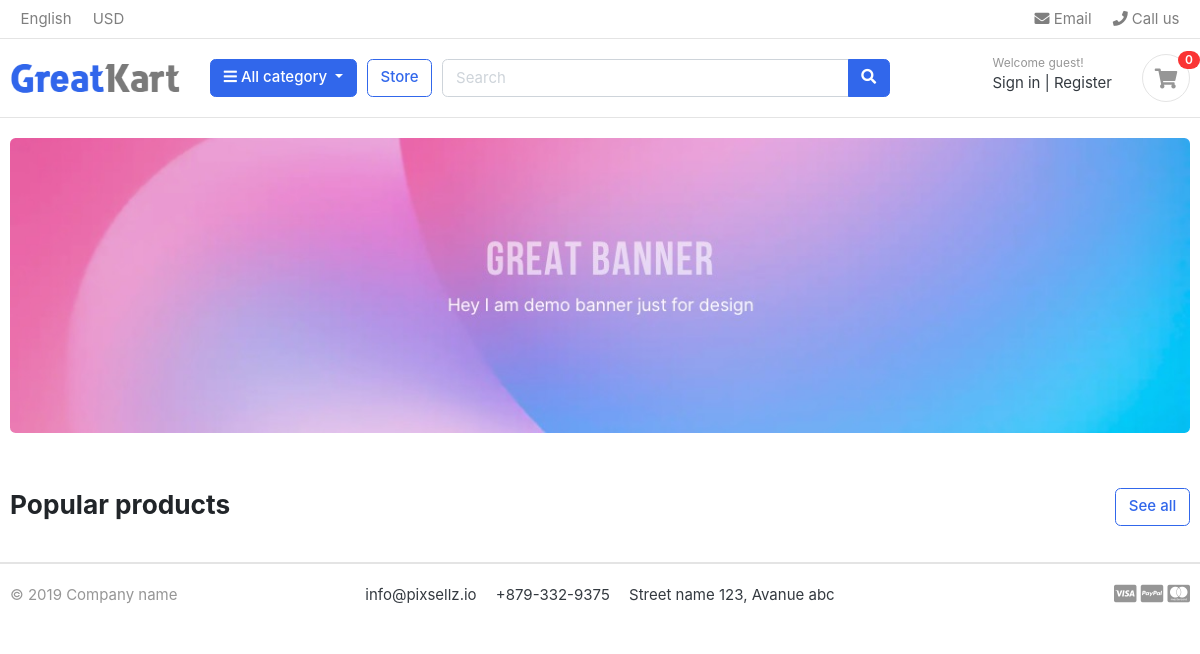
Before: / with the older database file.
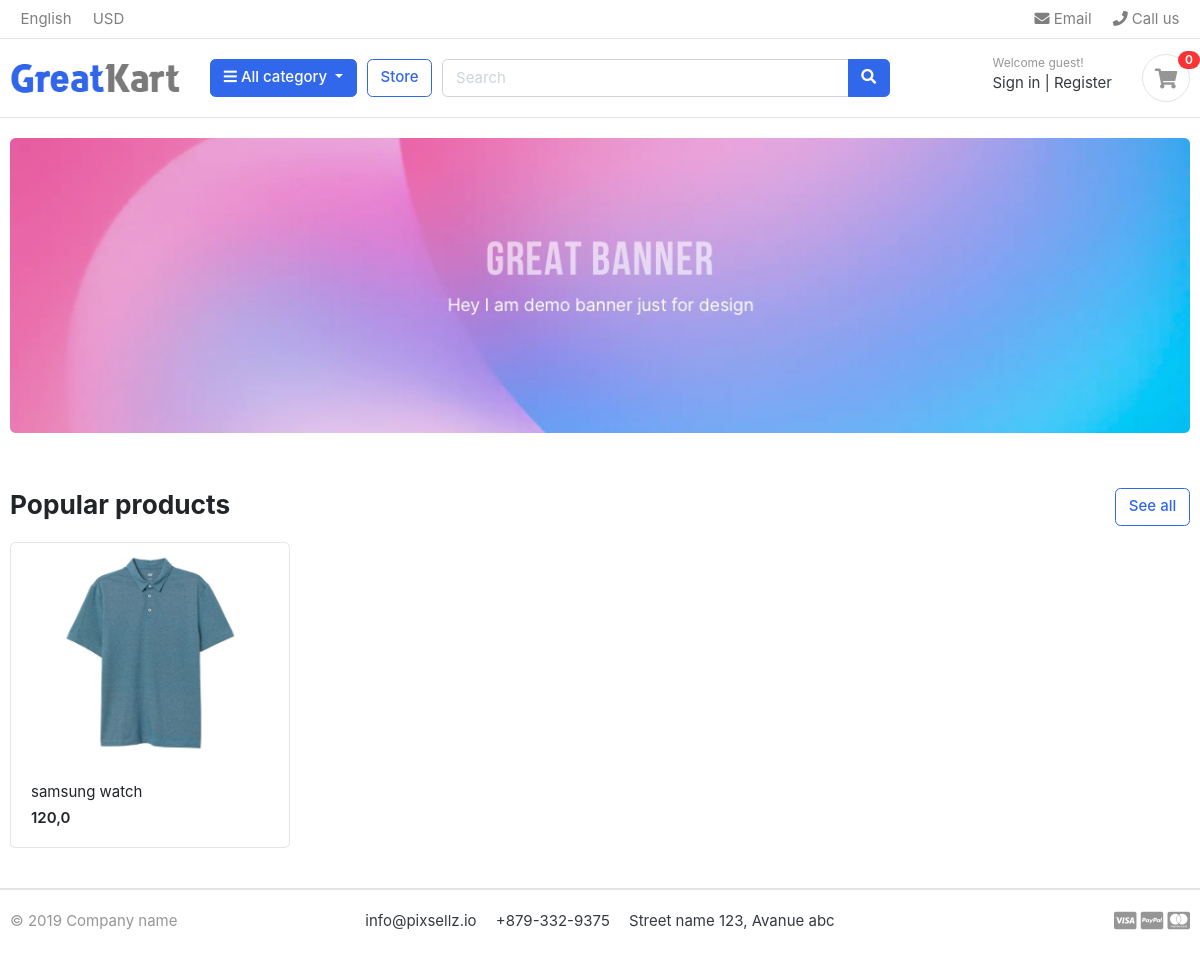
After: the same page with the newer database file.
### app_core/models.py (models this page shows, shortened)
class Item(models.Model):
    title = models.CharField(max_length=100)
    price = models.FloatField()
    category_item = models.CharField(choices=CATEGORY_CHOICES, max_length=2)
    label_item = models.CharField(choices = LABEL_CHOICES, max_length=2)
    slug_item = models.SlugField()

### app_core/views.py (the view)
# urls.py: path('', list_items, name='home-view'),
def list_items(request):
    context = {
        'items': Item.objects.all()
    }
    return render(request, 'index.html', context)

### templates/index.html
{% extends 'base.html' %}
{% load static %}
{% block content %}
<section class="section-intro padding-y-sm">
<div class="container">
<div class="intro-banner-wrap">
	<img src="{% static 'images/banners/1.jpg' %}" class="img-fluid rounded">
</div>
</div>
</section>
<section class="section-name padding-y-sm">
<div class="container">
<header class="section-heading">
	<a href="./store.html" class="btn btn-outline-primary float-right">See all</a>
	<h3 class="section-title">Popular products</h3>
</header>
<div class="row">
	{% for item in items %}
		<div class="col-md-3">
			<div class="card card-product-grid">
				<a href="./product-detail.html" class="img-wrap"> <img src="{% static 'images/items/1.jpg' %}"> </a>
				<figcaption class="info-wrap">
					<a href="./product-detail.html" class="title">{{ item.title }}</a>
					<div class="price mt-1">{{ item.price }}</div>
				</figcaption>
			</div>
		</div>
	{% endfor %}
</div>
</div>
</section>
</body>
</html>
{% endblock %}

### templates/base.html (shortened to what this page needs)
{% load static %}
<!DOCTYPE HTML>
<html lang="en">
<head>
<link href="{% static 'css/bootstrap.css' %}" rel="stylesheet" type="text/css"/>
<link href="{% static 'fonts/fontawesome/css/all.min.css' %}" type="text/css" rel="stylesheet">
<link href="{% static 'css/ui.css' %}" rel="stylesheet" type="text/css"/>
<link href="{% static 'css/responsive.css' %}" rel="stylesheet" media="only screen and (max-width: 1200px)" />
</head>
<body>
{% include 'includes/navbar.html' %}
{% block content %}{% endblock  %}
{% include 'includes/footer.html' %}

### templates/includes/navbar.html (shortened to what this page needs)
{% load static %}
<header class="section-header">
    <nav class="navbar p-md-0 navbar-expand-sm navbar-light border-bottom">
    <div class="container">
      <div class="collapse navbar-collapse" id="navbarTop4">
        <ul class="navbar-nav mr-auto">
            <li class="nav-item dropdown">
                 <a href="#" class="nav-link">   English </a>
            </li>
            <li class="nav-item dropdown">
                <a href="#" class="nav-link"> USD </a>
            </li>
        </ul>
        <ul class="navbar-nav">
            <li><a href="#" class="nav-link"> <i class="fa fa-envelope"></i> Email </a></li>
            <li><a href="#" class="nav-link"> <i class="fa fa-phone"></i> Call us </a></li>
        </ul>
      </div>
    </div>
    </nav>
    <section class="header-main border-bottom">
        <div class="container">
    <div class="row align-items-center">
        <div class="col-lg-2 col-md-3 col-6">
            <a href="./" class="brand-wrap">
                <img class="logo" src="{% static './images/logo.png' %}">
            </a>
        </div>
        <div class="col-lg col-sm col-md col-6 flex-grow-0">
            <div class="category-wrap dropdown d-inline-block float-right">
                <button type="button" class="btn btn-primary dropdown-toggle" data-toggle="dropdown">
                    <i class="fa fa-bars"></i> All category
                </button>
            </div>
        </div>
        <a href="./store.html" class="btn btn-outline-primary">Store</a>
        <div class="col-lg  col-md-6 col-sm-12 col">
            <form action="#" class="search">
                <div class="input-group w-100">
                    <input type="text" class="form-control" style="width:60%;" placeholder="Search">
                    <div class="input-group-append">
                      <button class="btn btn-primary" type="submit">
                        <i class="fa fa-search"></i>
                      </button>
                    </div>
                </div>
            </form>
        </div>
        <div class="col-lg-3 col-sm-6 col-8 order-2 order-lg-3">
                    <div class="d-flex justify-content-end mb-3 mb-lg-0">
                        <div class="widget-header">
                            <small class="title text-muted">Welcome guest!</small>
                            <div>
                                <a href="./signin.html">Sign in</a> <span class="dark-transp"> | </span>
                                <a href="./register.html"> Register</a>
                            </div>
                        </div>
                        <a href="./cart.html" class="widget-header pl-3 ml-3">
                            <div class="icon icon-sm rounded-circle border"><i class="fa fa-shopping-cart"></i></div>
                            <span class="badge badge-pill badge-danger notify">0</span>
                        </a>
                    </div>
                </div>
    </div>
        </div>
    </section>
    </header>

### templates/includes/footer.html
{% load static %}
<footer class="section-footer border-top">
	<div class="container">
		<section class="footer-bottom border-top row">
			<div class="col-md-2">
				<p class="text-muted"> &copy 2019 Company name </p>
			</div>
			<div class="col-md-8 text-md-center">
				<span  class="px-2">info@pixsellz.io</span>
				<span  class="px-2">+879-332-9375</span>
				<span  class="px-2">Street name 123, Avanue abc</span>
			</div>
			<div class="col-md-2 text-md-right text-muted">
				<i class="fab fa-lg fa-cc-visa"></i>
				<i class="fab fa-lg fa-cc-paypal"></i>
				<i class="fab fa-lg fa-cc-mastercard"></i>
			</div>
		</section>
	</div>
</footer>

### static/css/ui.css (style rules this page uses)
html { font-family: "Inter", sans-serif; font-size: 15px; }
.img-wrap { text-align: center; display: block; }
.img-wrap img { max-width: 100%; }
.icon-xs, .icon-sm, .icon-md, .icon-lg { display: inline-block; text-align: center; flex-shrink: 0; flex-grow: 0; }
.icon-sm { width: 48px; height: 48px; line-height: 48px !important; font-size: 20px; }
.padding-y-sm { padding-top: 20px; padding-bottom: 20px; }
.section-heading { margin-bottom: 20px; margin-top: 15px; }
.section-title { color: #212529; }
p:last-child { margin-bottom: 0; }
.header-main { position: relative; padding-top: 1rem; padding-bottom: 1rem; }
.brand-wrap .logo, .navbar-brand .logo { margin-right: 7px; max-height: 42px; display: inline-block; }
.widget-header { display: inline-block; vertical-align: middle; position: relative; }
.widget-header a { color: #343a40; }
.widget-header i { color: #969696; }
.widget-header .title { display: block; }
.widget-header .notify { position: absolute; top: -3px; right: -10px; }
.footer-bottom { padding-top: 20px; padding-bottom: 20px; }
[class*=card-product] a.title { color: #212529; display: block; }
[class*=card-product] .img-wrap { overflow: hidden; position: relative; }
[class*=card-product] .img-wrap img { height: 100%; max-width: 100%; width: auto; display: inline-block; -o-object-fit: cover; object-fit: cover; }
.card-product-grid { margin-bottom: 20px; }
.card-product-grid .img-wrap { border-radius: 0.2rem 0.2rem 0 0; height: 220px; }
.card-product-grid .info-wrap { overflow: hidden; padding: 18px 20px; }
.card .img-wrap { overflow: hidden; }
.notify { position: absolute; top: -4px; right: -10px; display: inline-block; padding: 0.25em 0.6em; font-size: 12px; line-height: 1; text-align: center; border-radius: 3rem; color: #fff; background-color: #fa3434; }
.price { font-weight: 600; color: #212529; }

Changed rows visible on the page:
added Item: title "samsung watch", price "120,0"
